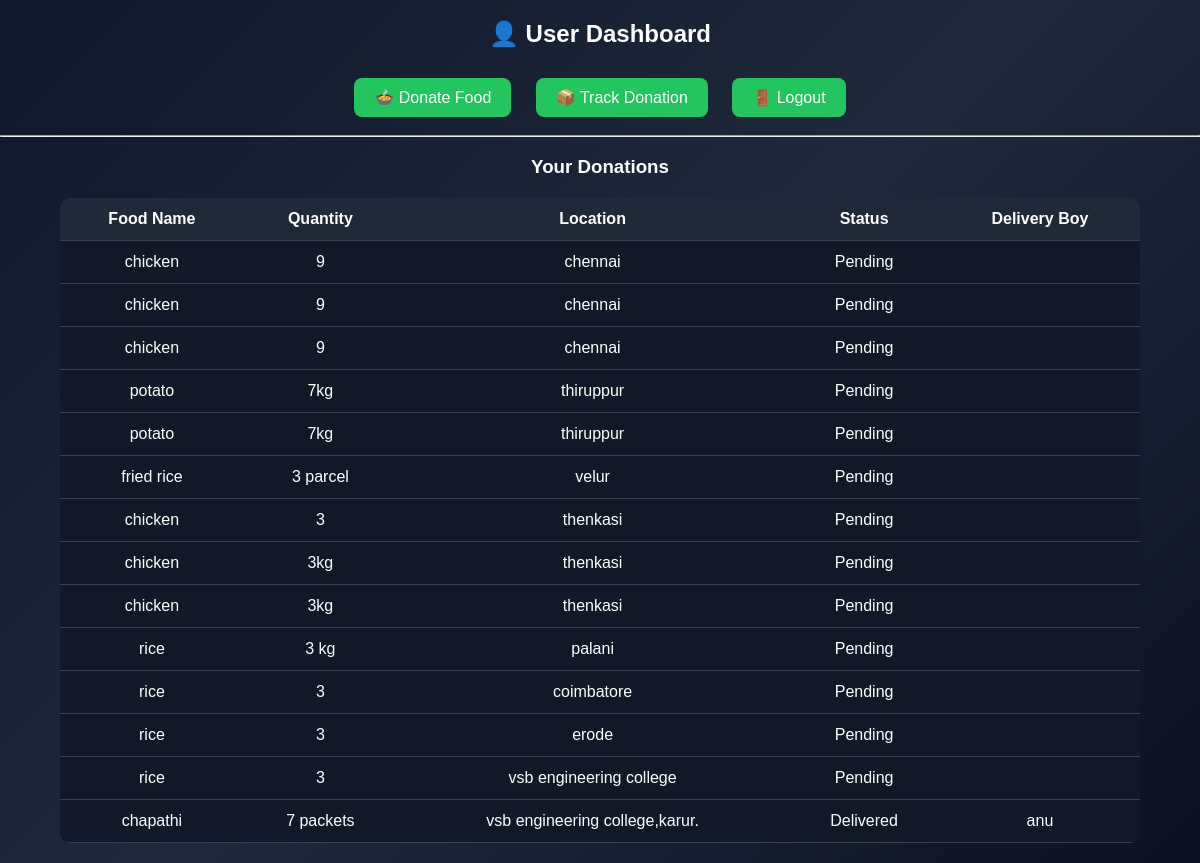
The app's page /user_dashboard (signed in) with its own data.
### tables this page shows
CREATE TABLE donations(
        id INTEGER PRIMARY KEY AUTOINCREMENT,
        user_email TEXT,
        food_name TEXT,
        quantity TEXT,
        location TEXT,
        status TEXT DEFAULT 'Pending',
        delivery_boy TEXT DEFAULT ''
    );

### app.py (the view)
@app.route("/user_dashboard")
def user_dashboard():
    if "user" not in session:
        return redirect(url_for("user_login"))
    user_email = session["user"]
    conn = sqlite3.connect(DB)
    cur = conn.cursor()
    cur.execute("""
        SELECT food_name, quantity, location, status, delivery_boy
        FROM donations
        WHERE user_email=?
        ORDER BY id DESC
    """, (user_email,))
    donations = cur.fetchall()
    conn.close()
    return render_template(
        "user_dashboard.html",
        donations=donations,
        user_email=user_email
    )

### templates/user_dashboard.html (shortened to what this page needs)
<!DOCTYPE html>
<html>
<head>
</head>
<body>
<h2>👤 User Dashboard</h2>
<a href="/donate_food">🍲 Donate Food</a>
<a href="/track_donation">📦 Track Donation</a>
<a href="/logout">🚪 Logout</a>
<hr>
<h3>Your Donations</h3>
<table>
    <tr>
        <th>Food Name</th>
        <th>Quantity</th>
        <th>Location</th>
        <th>Status</th>
        <th>Delivery Boy</th>
    </tr>
    {% for d in donations %}
    <tr>
        <td>{{ d[0] }}</td>
        <td>{{ d[1] }}</td>
        <td>{{ d[2] }}</td>
        <td>{{ d[3] }}</td>
        <td>{{ d[4] }}</td>
    </tr>
    {% endfor %}
</table>
</body>
</html>

### templates/user_dashboard.html (style rules this page uses)
body { margin:0; font-family:Poppins, sans-serif; background:linear-gradient(135deg,#0f172a,#1e293b,#0b1220); color:white; text-align:center; }
h2 { margin-top:20px; }
a { display:inline-block; margin:10px; padding:10px 20px; background:#22c55e; color:white; text-decoration:none; border-radius:8px; }
table { width:90%; margin:20px auto; border-collapse:collapse; background:#111827; border-radius:10px; overflow:hidden; }
th,td { padding:12px; border-bottom:1px solid #374151; }
th { background:#1f2937; }

### records on screen
donations: food_name "chicken", quantity "9", location "chennai", status "Pending"
donations: food_name "chicken", quantity "9", location "chennai", status "Pending"
donations: food_name "chicken", quantity "9", location "chennai", status "Pending"
donations: food_name "potato", quantity "7kg", location "thiruppur", status "Pending"
donations: food_name "potato", quantity "7kg", location "thiruppur", status "Pending"
donations: food_name "fried rice", quantity "3 parcel", location "velur", status "Pending"
donations: food_name "chicken", quantity "3", location "thenkasi", status "Pending"
donations: food_name "chicken", quantity "3kg", location "thenkasi", status "Pending"
donations: food_name "chicken", quantity "3kg", location "thenkasi", status "Pending"
donations: food_name "rice", quantity "3 kg", location "palani", status "Pending"
donations: food_name "rice", quantity "3", location "coimbatore", status "Pending"
donations: food_name "rice", quantity "3", location "erode", status "Pending"
donations: food_name "rice", quantity "3", location "vsb engineering college", status "Pending"
donations: food_name "chapathi", quantity "7 packets", location "vsb engineering college,karur.", status "Delivered", delivery_boy "anu"
